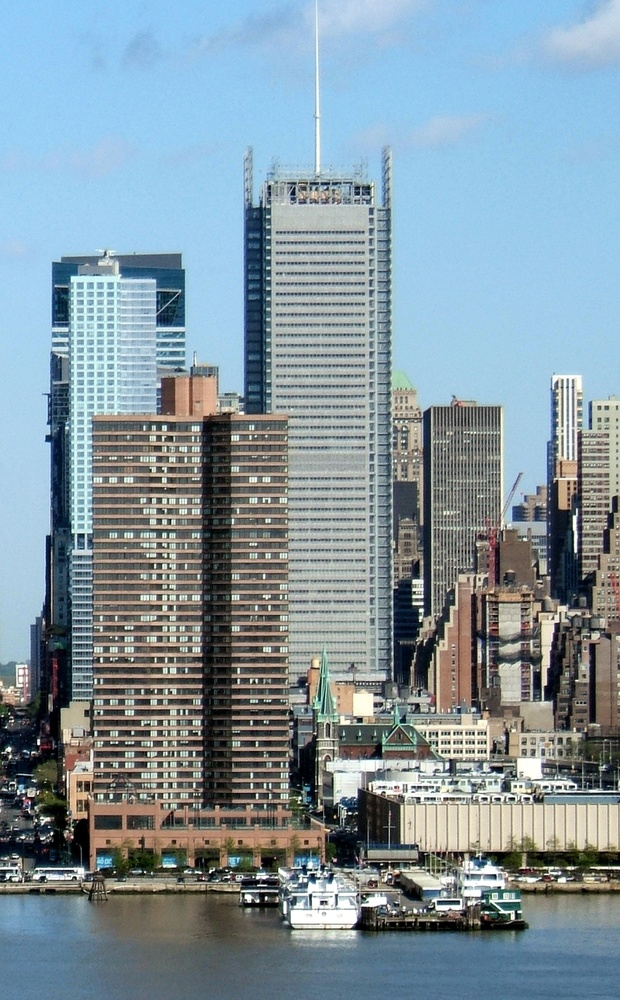
#> input picture 08/Assignment/building.jpg, 620 x 1000 px, shrunk from 800 x 1290 before the run
$ python Lab08_A.py
#> lines starting #> are read from the running program, lines starting #| are printed output that depends on the picture
import numpy as np
import matplotlib.pyplot as plt
import skimage
from scipy.signal import convolve2d

coin = skimage.io.imread("building.jpg", as_gray=True)
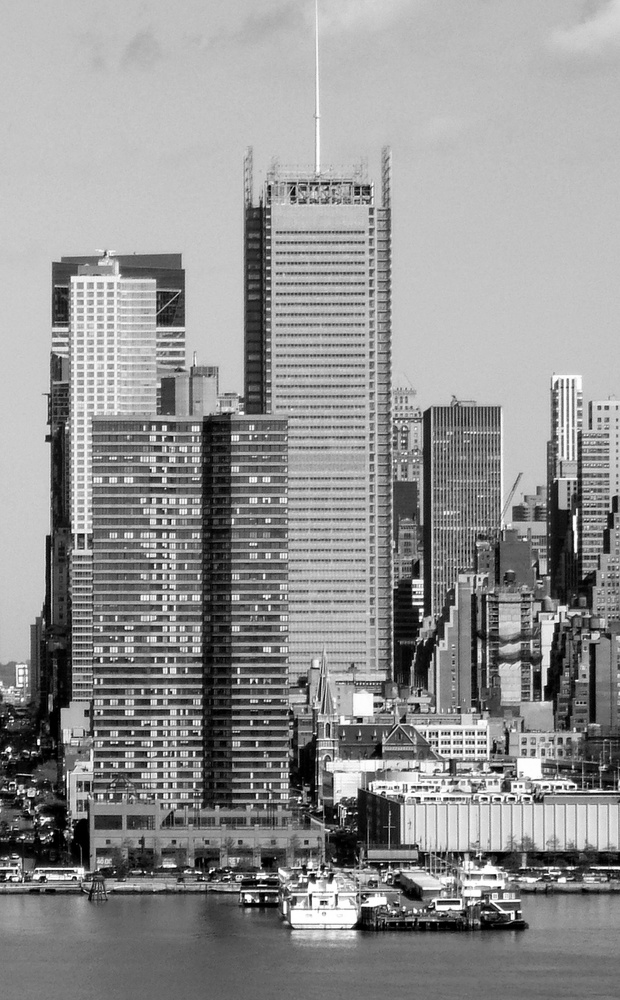
#> coin: shape (1000, 620) float64; min 0, max 1, mean 0.573

plt.subplot(2, 3, 1)
plt.imshow(coin, cmap="gray")
plt.title("coin", fontsize=30)

plt.subplot(2, 3, 2)
a = np.full((3, 3), -1)
a[1, :] = 2
filter_a = convolve2d(coin, a, mode="same")
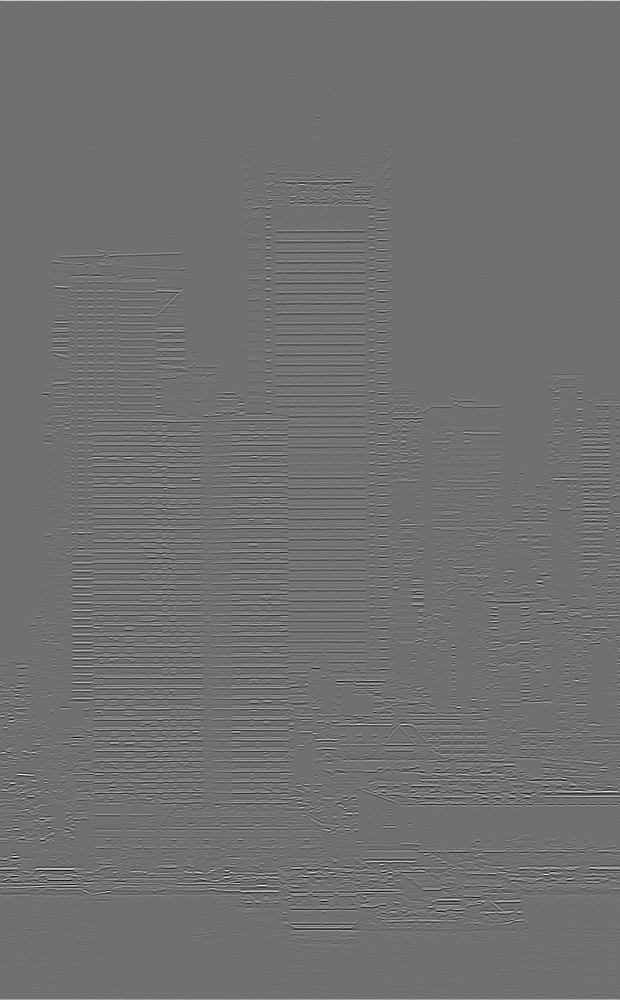
#> filter_a: shape (1000, 620) float64; min -2.87, max 3.62, mean 0.00354; drawn with min black and max white
plt.imshow(filter_a, cmap="gray", vmin=-0.1, vmax=0.1)
plt.title("(a)", fontsize=30)

plt.subplot(2, 3, 3)
b = np.full((3, 3), -1)
b[(2, 1, 0), (0, 1, 2)] = 2
filter_b = convolve2d(coin, b, mode="same")
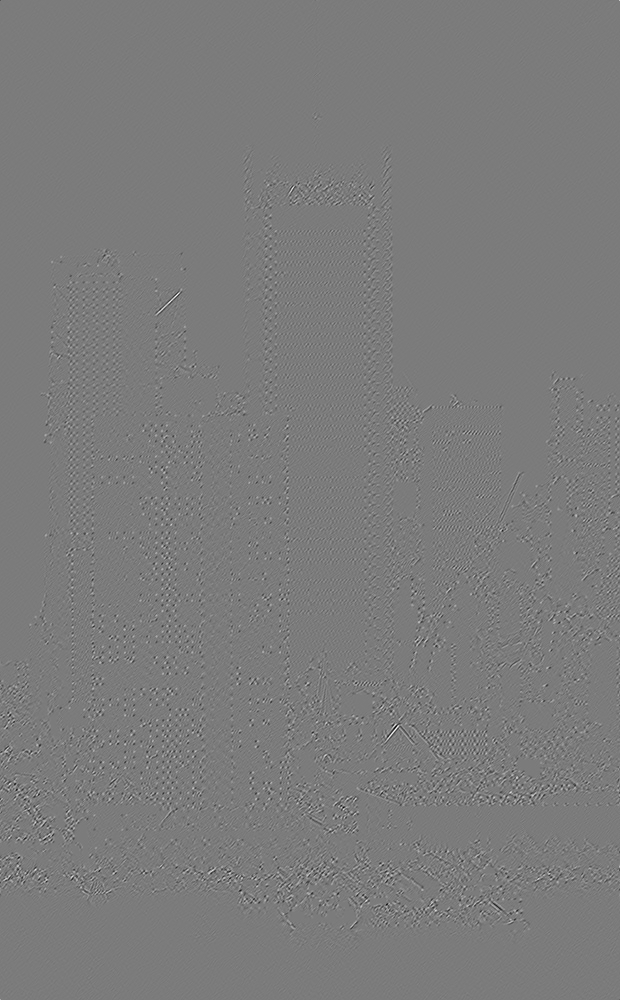
#> filter_b: shape (1000, 620) float64; min -2.56, max 2.72, mean 2.28e-06; drawn with min black and max white
plt.imshow(filter_b, cmap="gray", vmin=-0.1, vmax=0.1)
plt.title("(b)", fontsize=30)

plt.subplot(2, 3, 4)
c = np.full((3, 3), -1)
c[1, 1] = 8
filter_c = convolve2d(coin, c, mode="same")
plt.imshow(filter_c, cmap="gray", vmin=-0.1, vmax=0.1)
plt.title("(c)", fontsize=30)

plt.subplot(2, 3, 5)
d = np.full((3, 3), 0)
d[(0, 2), 0] = -1
d[1, 0] = -2
d[1, 2] = 2
d[(0, 2), 2] = 1
filter_d = convolve2d(coin, d, mode="same")
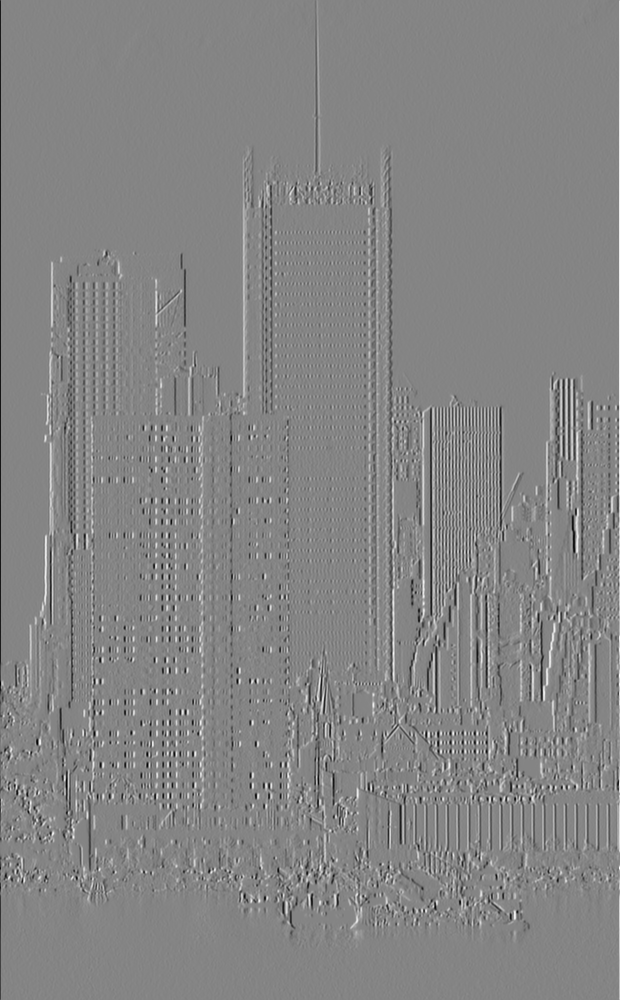
#> filter_d: shape (1000, 620) float64; min -3.84, max 3.54, mean 0.000168; drawn with min black and max white
plt.imshow(filter_d, cmap="gray", vmin=-0.1, vmax=0.1)
plt.title("(d)", fontsize=30)

plt.subplot(2, 3, 6)
e = np.full((3, 3), 0)
e[1, (0, 2)] = 1
e[(0, 2), 1] = -1
filter_e = convolve2d(coin, e, mode="same")
plt.imshow(filter_e, cmap="gray", vmin=-0.1, vmax=0.1)
plt.title("(e)", fontsize=30)
plt.setp(plt.gcf().get_axes(), xticks=[], yticks=[])
plt.tight_layout()
plt.show()
